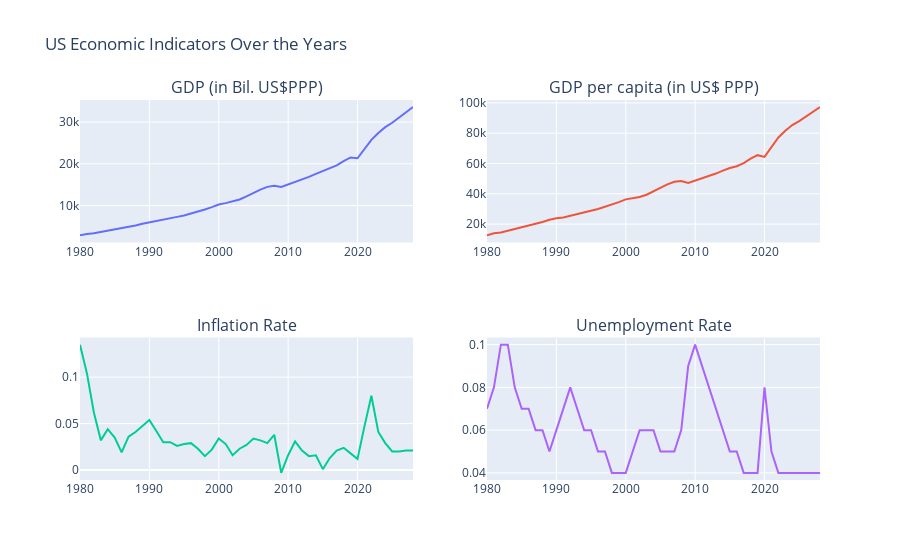

The code cell stored with this chart in its notebook:
### Code cell
import pandas as pd
import plotly.graph_objs as go
from plotly.subplots import make_subplots

# Load the Excel file
file_path = 'US stats.xlsx'  # Update this path to your local file path
df = pd.read_excel(file_path)

# Convert 'Year' to datetime format for better plotting (optional)
df['Year'] = pd.to_datetime(df['Year'], format='%Y')

# Format Unemployment rate to two decimal points
df['Unemployment'] = df['Unemployment'].round(2)

# Create subplots: 2 rows, 2 columns
fig = make_subplots(rows=2, cols=2, subplot_titles=(
    'GDP (in Bil. US$PPP)', 'GDP per capita (in US$ PPP)', 'Inflation Rate', 'Unemployment Rate'))

# Add GDP plot
fig.add_trace(go.Scatter(x=df['Year'], y=df['GDP (in Bil. US$PPP)'], name='GDP (in Bil. US$PPP)'),
              row=1, col=1)

# Add GDP per capita plot
fig.add_trace(go.Scatter(x=df['Year'], y=df['GDP per capita (in US$ PPP)'], name='GDP per capita (in US$ PPP)'),
              row=1, col=2)

# Add Inflation rate plot
fig.add_trace(go.Scatter(x=df['Year'], y=df['Inflation rate'], name='Inflation Rate'),
              row=2, col=1)

# Add Unemployment rate plot
fig.add_trace(go.Scatter(x=df['Year'], y=df['Unemployment'], name='Unemployment Rate'),
              row=2, col=2)

# Update layout
fig.update_layout(title_text='US Economic Indicators Over the Years', height=800, showlegend=False)

# Show the figure
fig.show()
